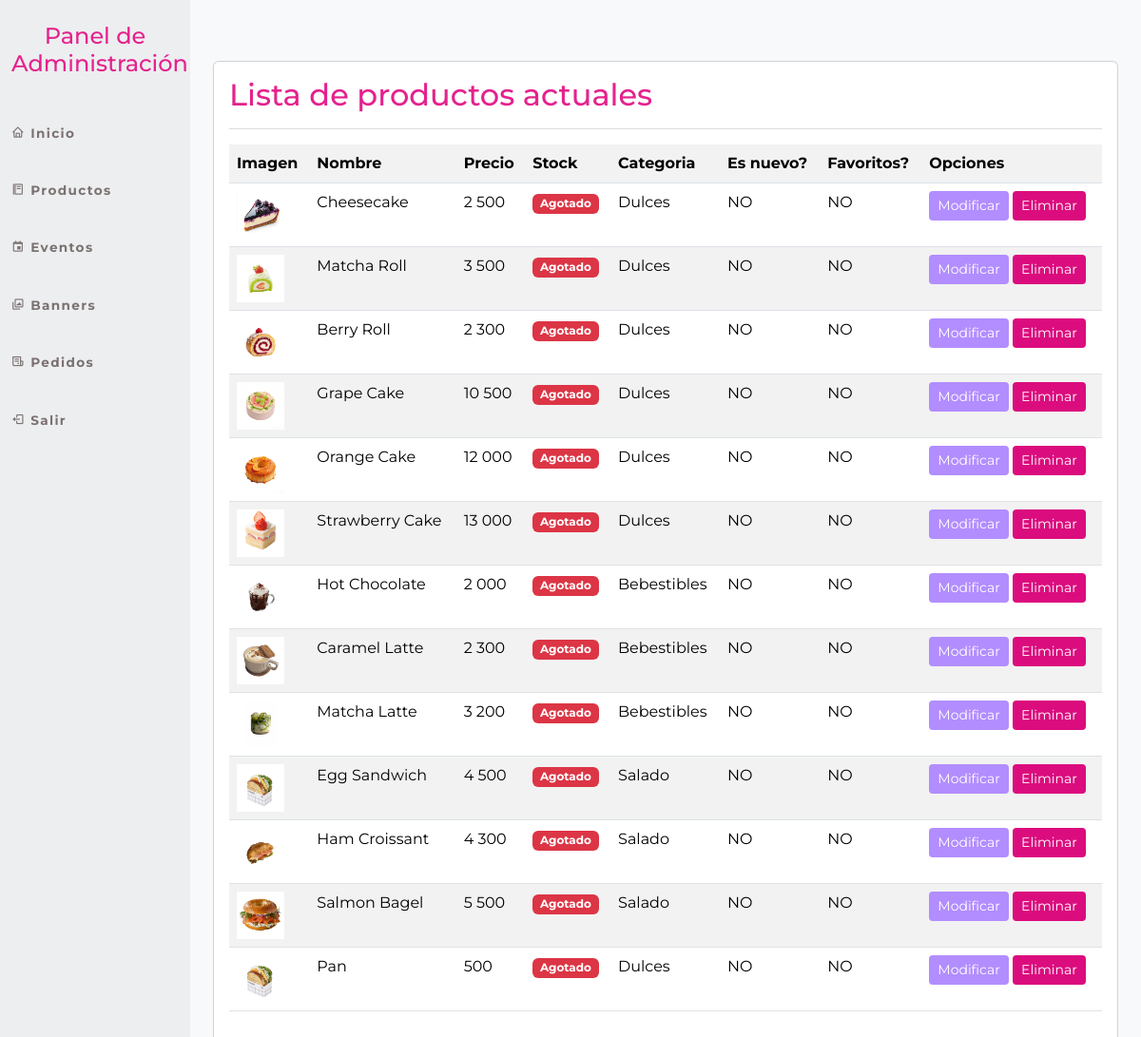
/panel_admin/listar-producto/ (signed in), run on an earlier commit of the app's database.
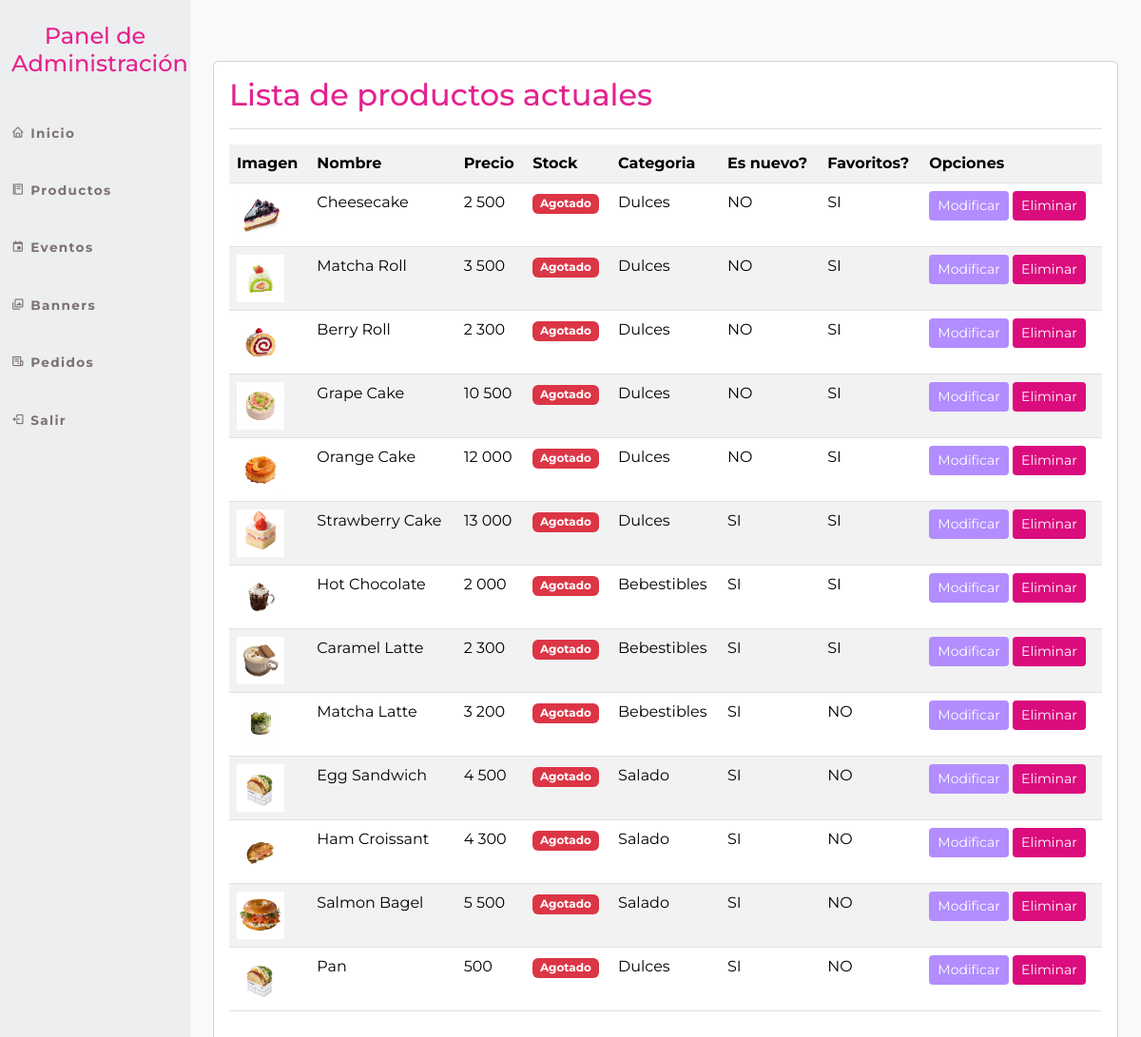
And on a later commit of the database.
### cafeteria_app/models.py (models this page shows, shortened)
class Product(models.Model):
    category = models.ForeignKey(Category, on_delete=models.CASCADE)
    name = models.CharField(max_length=30)
    price = models.PositiveIntegerField()
    descuento = models.IntegerField(default=0, verbose_name="Descuento")
    details = models.TextField(blank=True)
    image = models.ImageField(upload_to='products/', blank=True, null=True)
    stock = models.PositiveIntegerField(default=0, verbose_name="Stock disponible")
    is_new = models.BooleanField(default=False, verbose_name="menu nuevo")
    is_best = models.BooleanField(default=False, verbose_name="mas queridos")

class Category(models.Model):
    name = models.CharField(max_length=15)
    def __str__(self):
        return self.name

### panel_admin/views.py (the view)
# urls.py: path('listar-producto/', listar_producto, name="admin_listar_producto"),
@login_required(login_url='login_admin')
@user_passes_test(es_admin)
def listar_producto(request):
    productos = Product.objects.all()
    data = {
        'productos' : productos
    }
    return render (request,'panel_admin/productos/listarProducto.html', data)

### cafeteria_app/context_processors.py (called while the page is built)
def cart(request):
    return {'cart': Cart(request)}

### panel_admin/views.py (called while the page is built)
def es_admin(user):
    return user.is_staff

### panel_admin/templates/panel_admin/productos/listarProducto.html (shortened to what this page needs)
{% extends 'panel_admin/base.html' %}
{% load crispy_forms_tags %}
{% load humanize %}
{% block main %}
<br><br>
<div class="card">
    <div class="card-body">
        <h2 style="font-family: 'Montserrat', sans-serif; color: #e4228d;">Lista de productos actuales</h2>
        <hr class="border-secondary opacity-25">
        <table class="table table-striped table-hover table-responsive-sm">
            <tr>
                <th>Imagen</th>
                <th>Nombre</th>
                <th>Precio</th>
                <th>Stock</th>
                <th>Categoria</th>
                <th>Es nuevo?</th>
                <th>Favoritos?</th>
                <th>Opciones</th>
            </tr>
            {% for p in productos %}
            <tr>
                <td>
                    {% if p.image %}
                        <img src="{{ p.image.url }}" width="50" alt="{{ p.name }}">
                    {% endif %}
                </td>
                <td>{{ p.name|title }}</td>
                <td>{{ p.price|intcomma }}</td>
                <td>
                    {% if p.stock == 0 %}
                        <span class="badge bg-danger">Agotado</span>
                    {% elif p.stock <= 5 %}
                        <span class="badge bg-warning text-dark">{{ p.stock }} (bajo)</span>
                    {% else %}
                        <span class="badge bg-success">{{ p.stock }}</span>
                    {% endif %}
                </td>
                <td>{{ p.category|title }}</td>
                <td>
                    {% if p.is_new %}
                        SI
                    {% else %}
                        NO
                    {% endif %}
                </td>
                <td>
                    {% if p.is_best %}
                        SI
                    {% else %}
                        NO
                    {% endif %}
                </td>
                <td>
                    <a href="{% url 'admin_modificar_producto' p.id %}" class="btn btn-sm" style="background-color: #B28DFF; color: white;">Modificar</a>
                    <a href="#" onclick="eliminarProducto({{p.id}})" class="btn btn-sm" style="background-color: #db0c7e; color: white;">Eliminar</a>
                </td>
            </tr>
            {% endfor %}
        </table>
    </div>
</div>
{% endblock %}

What changed in the data, as far as the page shows it:
changed Product "Cheesecake": is_best "NO" → "SI"
changed Product "Matcha Roll": is_best "NO" → "SI"
changed Product "Berry Roll": is_best "NO" → "SI"
changed Product "Grape Cake": is_best "NO" → "SI"
changed Product "Orange Cake": is_best "NO" → "SI"
changed Product "Strawberry Cake": is_new "NO" → "SI"; is_best "NO" → "SI"
changed Product "Hot Chocolate": is_new "NO" → "SI"; is_best "NO" → "SI"
changed Product "Caramel Latte": is_new "NO" → "SI"; is_best "NO" → "SI"
changed Product "Matcha Latte": is_new "NO" → "SI"
changed Product "Egg Sandwich": is_new "NO" → "SI"
changed Product "Ham Croissant": is_new "NO" → "SI"
changed Product "Salmon Bagel": is_new "NO" → "SI"
changed Product "Pan": is_new "NO" → "SI"
